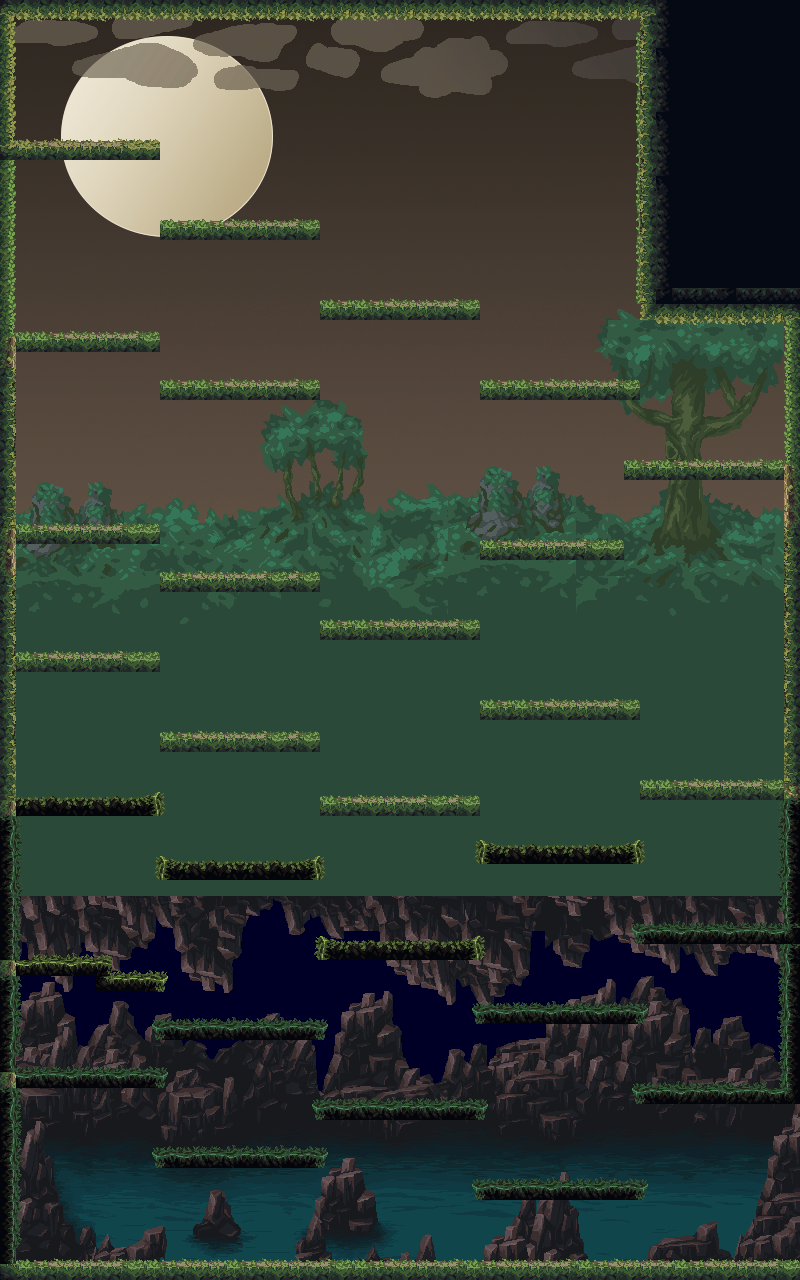

A level layout from a 2D game, rendered from its tile map. Below: a short description, then the map file with tile-grid data replaced by summaries:
An orthogonal 50x80 tile map with 16x16 px tiles, 5 tile layers (fondo montaña2, fondo montaña, fondo, swap, ...), 8 tilesets.

<map version="1.10" tiledversion="1.10.2" orientation="orthogonal" renderorder="right-down" width="50" height="80" tilewidth="16" tileheight="16" infinite="0" backgroundcolor="#000026" nextlayerid="11" nextobjectid="67">
 <tileset firstgid="1" source="prueba.tsx" />
 <tileset firstgid="8041" name="SET1_Mainlev_build" tilewidth="16" tileheight="16" tilecount="1020" columns="34">
  <image source="SET1_PNG/SET1_Mainlev_build.png" width="544" height="480" />
 </tileset>
 <tileset firstgid="9061" name="SET1_Main_bckgrdlev_build" tilewidth="16" tileheight="16" tilecount="896" columns="28">
  <image source="SET1_PNG/SET1_Main_bckgrdlev_build.png" width="448" height="512" />
 </tileset>
 <tileset firstgid="9957" name="main_background" tilewidth="16" tileheight="16" tilecount="2304" columns="64">
  <image source="fase4/main_background.png" width="1024" height="576" />
 </tileset>
 <tileset firstgid="12261" name="05 background" tilewidth="16" tileheight="16" tilecount="624" columns="26">
  <image source="Background/05 background.png" width="426" height="384" />
 </tileset>
 <tileset firstgid="12885" name="background4b" tilewidth="16" tileheight="16" tilecount="1800" columns="60">
  <image source="Background/background4b.png" width="960" height="480" />
 </tileset>
 <tileset firstgid="14685" name="SET1_background_obj" tilewidth="16" tileheight="16" tilecount="3819" columns="57">
  <image source="SET1_PNG/SET1_background_obj.png" width="912" height="1072" />
 </tileset>
 <tileset firstgid="18504" name="03 background A" tilewidth="16" tileheight="16" tilecount="624" columns="26">
  <image source="Background/03 background A.png" width="426" height="384" />
 </tileset>
 <layer id="10" name="fondo montaña2" width="50" height="80">
  <data>[4000 cells, 647 non-empty, 437 distinct tile ids]</data>
 </layer>
 <layer id="9" name="fondo montaña" width="50" height="80">
  <data>[4000 cells, 500 non-empty, 500 distinct tile ids]</data>
 </layer>
 <layer id="6" name="fondo" width="50" height="80">
  <data>[4000 cells, 3562 non-empty, 3050 distinct tile ids]</data>
 </layer>
 <layer id="7" name="swap" width="50" height="80">
  <data>[4000 cells, 1481 non-empty, 711 distinct tile ids]</data>
 </layer>
 <layer id="1" name="Solido" width="50" height="80">
  <data>[4000 cells, 1169 non-empty, 139 distinct tile ids]</data>
 </layer>
</map>
